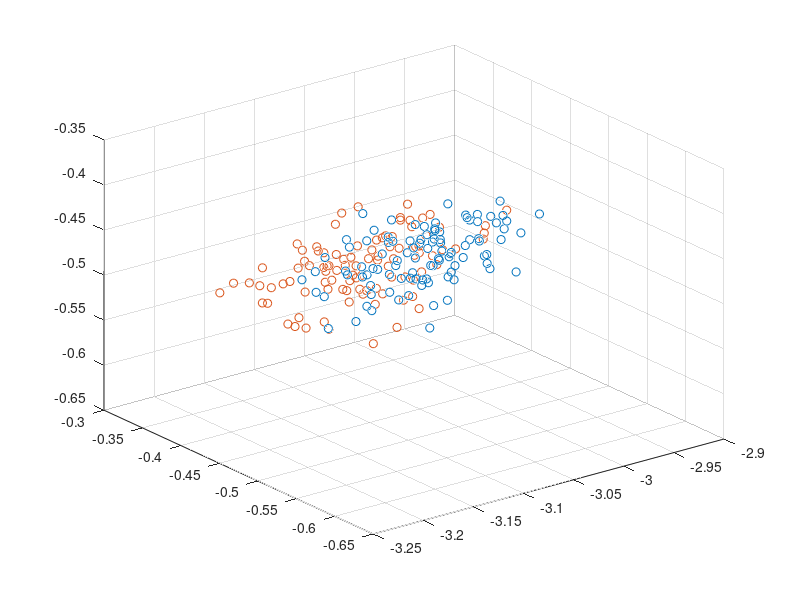

The MATLAB source for this figure:
function csp()
    channel = 100;
    sampling = 200;
    trials = 100;
    
    class_1 = normrnd(0, 1, [sampling, channel, trials]);
    class_2 = normrnd(2, 1, [sampling, channel, trials]);
    
    for i = 1:trials
        C1_covariance(:,:,i) = (class_1(:,:,i)' * class_1(:,:,i)) / trace(class_1(:,:,i)' * class_1(:,:,i)); % (X*X') / tr(X*X')
        C2_covariance(:,:,i) = (class_2(:,:,i)' * class_2(:,:,i)) / trace(class_2(:,:,i)' * class_2(:,:,i)); % (X*X') / tr(X*X')
    end
    
    mean_C1_cov = mean(C1_covariance, 3);
    mean_C2_cov = mean(C2_covariance, 3);
    
    C_sum = mean_C1_cov + mean_C2_cov;
    
    [EVecsum, EValsum] = eig(C_sum);
    [EValsum, ind] = sort(diag(EValsum), 'descend');
    EVecsum = EVecsum(:, ind);
    Q = zeros(channel, channel);
    Q = sqrt(pinv(diag(EValsum))) * EVecsum';
    
    S1 = Q * mean_C1_cov * Q';
    S2 = Q * mean_C2_cov * Q';
    
    [B, D] = eig(S1, S2);
    [D, ind] = sort(diag(D));
    B = B(:, ind);
    CSP_filter = zeros(channel, channel);
    
    CSP_filter = B' * Q;
    
    m = 2;
    sel_CSP_filter(1:m, :) = CSP_filter(1:m,:);
    sel_CSP_filter(m+1:2*m, :) = CSP_filter(channel - (m-1):channel,:);
    
    for i = 1: trials
        trans_signal_C1(:,:,i) = sel_CSP_filter * class_1(:,:,i)';
        trans_signal_C2(:,:,i) = sel_CSP_filter * class_2(:,:,i)';

        var_signal1(:,:,i) = var(trans_signal_C1(:,:,i)');
        var_signal2(:,:,i) = var(trans_signal_C2(:,:,i)');
        FEATURE_C1(i, :) = log10(var_signal1(:,:,i)/sum(var_signal1(:,:,i)));
        FEATURE_C2(i, :) = log10(var_signal2(:,:,i)/sum(var_signal2(:,:,i)));
    end
    
    for i = 1: trials
        var_signal11(:,:,i) = var(class_1(:,:,i)');
        var_signal22(:,:,i) = var(class_2(:,:,i)');
        FEATURE_C11(i, :) = log10(var_signal11(:,:,i) / sum(var_signal11(:,:,i)));
        FEATURE_C22(i, :) = log10(var_signal22(:,:,i) / sum(var_signal22(:,:,i)));
    end
    
    scatter3(FEATURE_C1(:,1),FEATURE_C1(:,2), FEATURE_C1(:,4)) 
    hold on 
    scatter3(FEATURE_C2(:,1),FEATURE_C2(:,2), FEATURE_C2(:,4), 'r+')
end